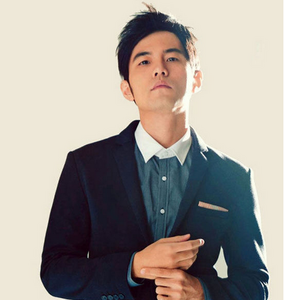
%> input picture task4/jay.jpg, 284 x 300 px
$ octave task4.m   (GNU Octave 9; MATLAB toolbox functions it lacks are replaced by stand-ins)
%> lines starting %> are read from the running program, lines starting %| are printed output that depends on the picture; in (x1, y1, x2, y2) boxes, pixels count from 0 and x2, y2 are one past the last pixel; in counts of white or black regions, pixels touching at a corner belong together; the program's own positions count from 1
%=======================digital_image_processing==========================

% task4:图像的自动阈值分割（迭代与Otsu)

% task5:膨胀与腐蚀算法实现

%===============================迭代法==================================
clear;
syms row column;  %行、列数
%> (this line was passed over: syms is not available in this run)
syms T T1 u1 n1 u2 n2;  % 自动阈值,u1、u2计算均值，n1、n2计算个数
%> (this line was passed over: syms is not available in this run)
syms w1 db db1;  %w1,w2为各类出现的概率；db类间方差；dw类内方差；
%> (this line was passed over: syms is not available in this run)
syms To;  %Otsu法阈值查找
%> (this line was passed over: syms is not available in this run)

%-----------------------------读图像-----------------------------------
I=imread('jay.jpg');
%> I is the input picture: size 300x284x3 uint16; mean R, G, B 41715.2, 40022.8, 38284.3
figure,
subplot(1,2,1),imshow(I),title('原始图像');  %显示图像
I1=rgb2gray(I);      %转为灰度图像
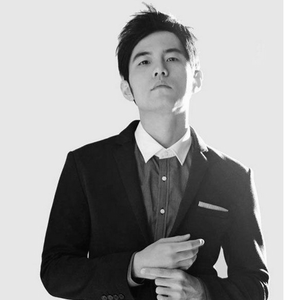
%> I1: size 300x284 uint16; min 124, max 65535, mean 40330.5; drawn with min black and max white
subplot(1,2,2),imshow(I1),title('转为灰度图像');  %显示

[row,column]=size(I1);  %计算行列数
%> row = 300; column = 284
all=row*column;
%> all = 85200
s8=linspace(0,255,256);  %256-point processing
I1=double(I1);
%> I1: size 300x284 double
I1=floor(I1/256);
T=sum(sum(I1))/row/column;
%> T = 156.9
u=T;   %整体均值
%> u = 156.9

%-----------------------------迭代开始----------------------------------
u1=0;
u2=0;
n1=0;
n2=0;
for p=1:row
    for q=1:column
        if I1(p,q)<=T
            u1=u1+I1(p,q);
            n1=n1+1;
        else
            u2=u2+I1(p,q);
            n2=n2+1;
        end
    end
end
%> after the loop, n1 = 33440; n2 = 51760; u1 = 1675845; u2 = 11690211
u1=u1/n1;
%> u1 = 50.11
u2=u2/n2;
%> u2 = 225.9
T1=round((u1+u2)/2);
%> T1 = 138

while abs(T-T1)>1
    T=T1;
    u1=0;
    u2=0;
    n1=0;
    n2=0;
    for p=1:row
        for q=1:column
            if I1(p,q)<=T
                u1=u1+I1(p,q);
                n1=n1+1;
            else
                u2=u2+I1(p,q);
                n2=n2+1;
            end
        end
    end
    u1=u1/n1;
    u2=u2/n2;
    T1=round((u1+u2)/2);
end
%> this loop made 2 passes
%> (T, u1, u2, T1) on passes 1 to 2: (138, 44.51, 223.2, 134), (134, 43.47, 222.6, 133)

I2=zeros(row,column);
for p=1:row
    for q=1:column
        if I1(p,q)<=T
           I2(p,q)=0;
        else
           I2(p,q)=1;
        end
    end
end
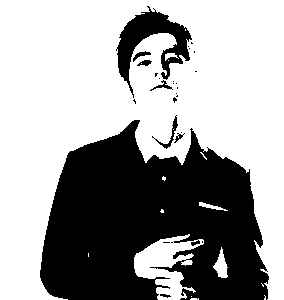
%> I2: size 300x284 double; values 0 (black) and 1 (white), 63.3% white; 27 black regions (19 under 20 px), largest, box (x1, y1, x2, y2) and area: (40, 120, 269, 300) 28439, (116, 6, 192, 98) 2379, (152, 115, 178, 149) 137
figure,
subplot(2,2,1),imshow(I1/255),title('原始图像');
subplot(2,2,2),imshow(I2),title('迭代法阈值分割后图像');

%==============================Ostu法===================================
gray1=linspace(0,0,256);  %灰度直方图数据存储
for p=1:row
    for q=1:column
        gray1(I1(p,q)+1)=gray1(I1(p,q)+1)+1;
    end
end
%> after the loop, gray1 = 256 values, max 39799 at index 233, min 2 at index 1, mean 332.8
gray1=gray1/all;   %注释掉此句可以查看灰度概率直方图
%> gray1 = 256 values, max 0.467 at index 233, min 2.35e-05 at index 1, mean 0.00391
% figure,stem(s8,gray1,'Marker','none'),axis([0,256,0,inf]),
% title('原始灰度直方图');  %有的灰度值出现很多

%-----------------------------
To=0;
w1=0;  %第一部分概率
u1=0;  %第一部分均值；u2为第二部分均值
db=0;
db1=0;
for m=1:256
    w1=0;
    u1=0;
    for n=1:m
        w1=w1+gray1(n);
    end
    if w1~=0 && w1~=1
        for n=1:m
            u1=u1+(n-1)*gray1(n);
        end

        u2=(u-u1)/(1-w1);
        u1=u1/w1;

        db1=w1*(1-w1)*(u1-u2)^2;
        if db1>=db
            db=db1;
            To=m;
        end
    end
end
%> this loop made 256 passes
%> (u2, u1, db1, db) on passes 1 to 12: (156.9, 0, 0.578, 0.578), (156.9, 0.5, 1.15, 1.15), (156.9, 1.14, 1.99, 1.99), (156.9, 2.19, 4.49, 4.49), (156.9, 2.84, 6.96, 6.96), (156.9, 3.46, 9.67, 9.67), (157, 4.73, 19.04, 19.04), (157.2, 6, 42.56, 42.56), (157.3, 6.76, 68.18, 68.18), (157.5, 7.47, 98.69, 98.69), (157.7, 8.04, 126.6, 126.6), (158, 8.75, 165, 165)
%> after the loop, To = 133; db = 7458.2; db1 = 1.24; u2 = 255


I3=ones(row,column);
for p=1:row
    for q=1:column
        if I1(p,q)<=To
           I3(p,q)=0;
        else
           I3(p,q)=1;
        end
    end
end
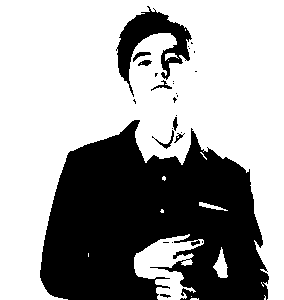
%> I3: size 300x284 double; values 0 (black) and 1 (white), 63.4% white; 27 black regions (18 under 20 px), largest, box (x1, y1, x2, y2) and area: (40, 120, 269, 300) 28409, (116, 6, 192, 97) 2361, (152, 130, 174, 149) 79
subplot(2,2,3),imshow(I1/255),title('原始图像');
subplot(2,2,4),imshow(I3),title('Otsu阈值分割后图像');

%==========================膨胀、腐蚀算法=================================
%使用ppt上三个元素的结构

I4=ones(row,column);  %膨胀矩阵
I5=zeros(row,column);  %腐蚀矩阵

for p=1:(row-1)
    for q=1:(column-1)
        if I3(p,q)==1
            if I3(p,q)+I3(p+1,q)+I3(p+1,q+1)~=3  %结构元素
                I4(p,q)=0;
            end
        else
            I4(p,q)=0;
        end
    end
end
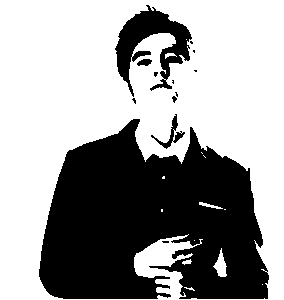
%> I4: size 300x284 double; values 0 (black) and 1 (white), 62% white; 13 black regions (8 under 20 px), largest, box (x1, y1, x2, y2) and area: (39, 119, 269, 299) 29148, (115, 5, 192, 97) 2834, (151, 114, 185, 149) 249, (137, 59, 152, 66) 75, (172, 96, 177, 103) 21

for p=1:(row-1)
    for q=1:(column-1)
        if I3(p,q)==0
            if I3(p,q)+I3(p+1,q)+I3(p+1,q+1)~=0  %结构元素
                I5(p,q)=1;
            end
        else
            I5(p,q)=1;
        end
    end
end
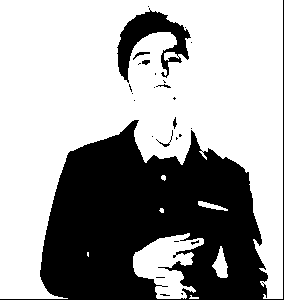
%> I5: size 300x284 double; values 0 (black) and 1 (white), 64.2% white; 27 black regions (20 under 20 px), largest, box (x1, y1, x2, y2) and area: (0, 0, 284, 300) 28146, (117, 8, 191, 83) 2074, (133, 52, 150, 60) 43

figure,
subplot(1,3,1),imshow(I3),title('原始二值图像');
subplot(1,3,2),imshow(I4),title('膨胀后的图像');
subplot(1,3,3),imshow(I5),title('腐蚀后的图像');
